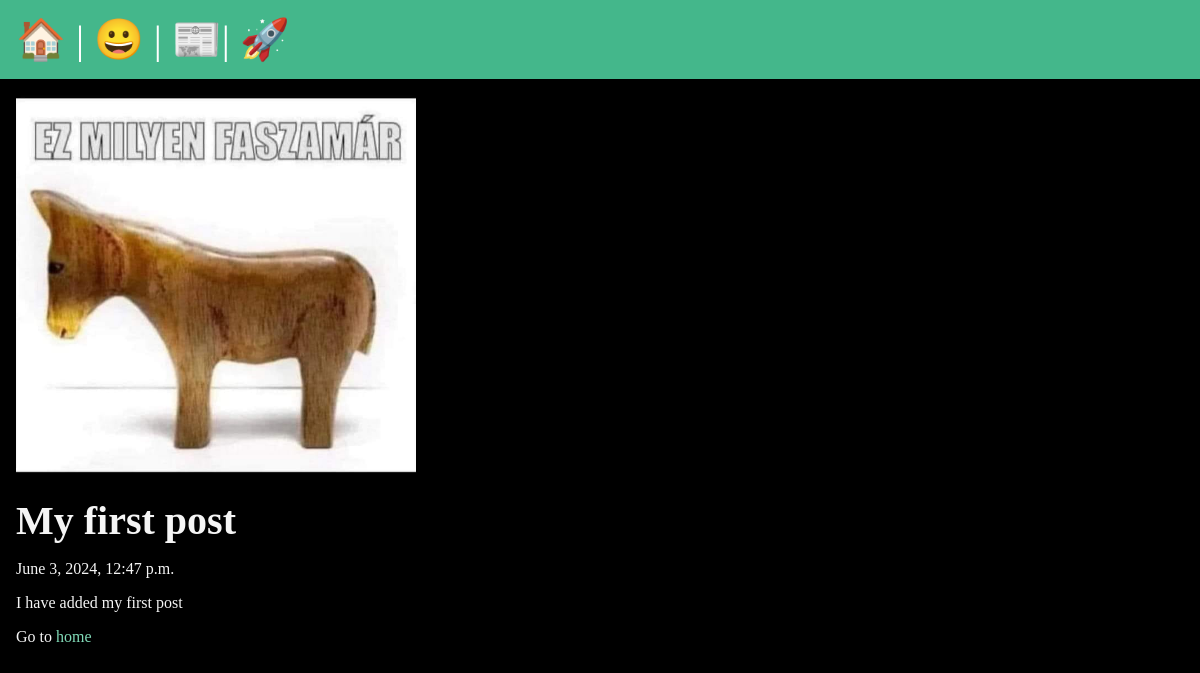
The page /posts/first-post on the database its author committed.
### posts/models.py (models this page shows, shortened)
class Post(models.Model):
    title = models.CharField(max_length=75)
    body = models.TextField()
    slug = models.SlugField()
    date = models.DateTimeField(auto_now_add=True)
    banner = models.ImageField(default='fallback.png', blank=True)

### posts/views.py (the view)
# urls.py: path('<slug:slug>',views.post_page, name="page" ),
def post_page(request, slug):
    post = Post.objects.get(slug=slug)
    return render(request, "posts/post_page.html", {"post": post})

### posts/templates/posts/post_page.html (shortened to what this page needs)
{% extends 'layout.html' %}
{% block content %}
<section>
    <img class="banner" src="{{post.banner.url}}" alt="{{post.title}}"/>
    <h1>{{post.title}}</h1>
    <p>{{post.date}}</p>
    <p>{{post.body}}</p>
<p>Go to <a href="/">home</a></p>
</section>
{% endblock %}

### static/css/style.css (style rules this page uses)
* { margin: 0; padding: 0; box-sizing: border-box; }
body { min-height: 100vh; background-color: black; color: whitesmoke; font-size: 3rem; }
section { display: flex; flex-flow: column; gap: 1rem; }
h1, h2 { font-size: 2.5rem; }
p { font-size: 1rem; }
a { text-decoration: none; color: #81dbb8; }
.banner { display:block; width: 100%; max-width: 400px; }

### rows shown on the page
Post: banner (picture), title "My first post", date "June 3, 2024, 12:47 p.m.", body "I have added my first post"
